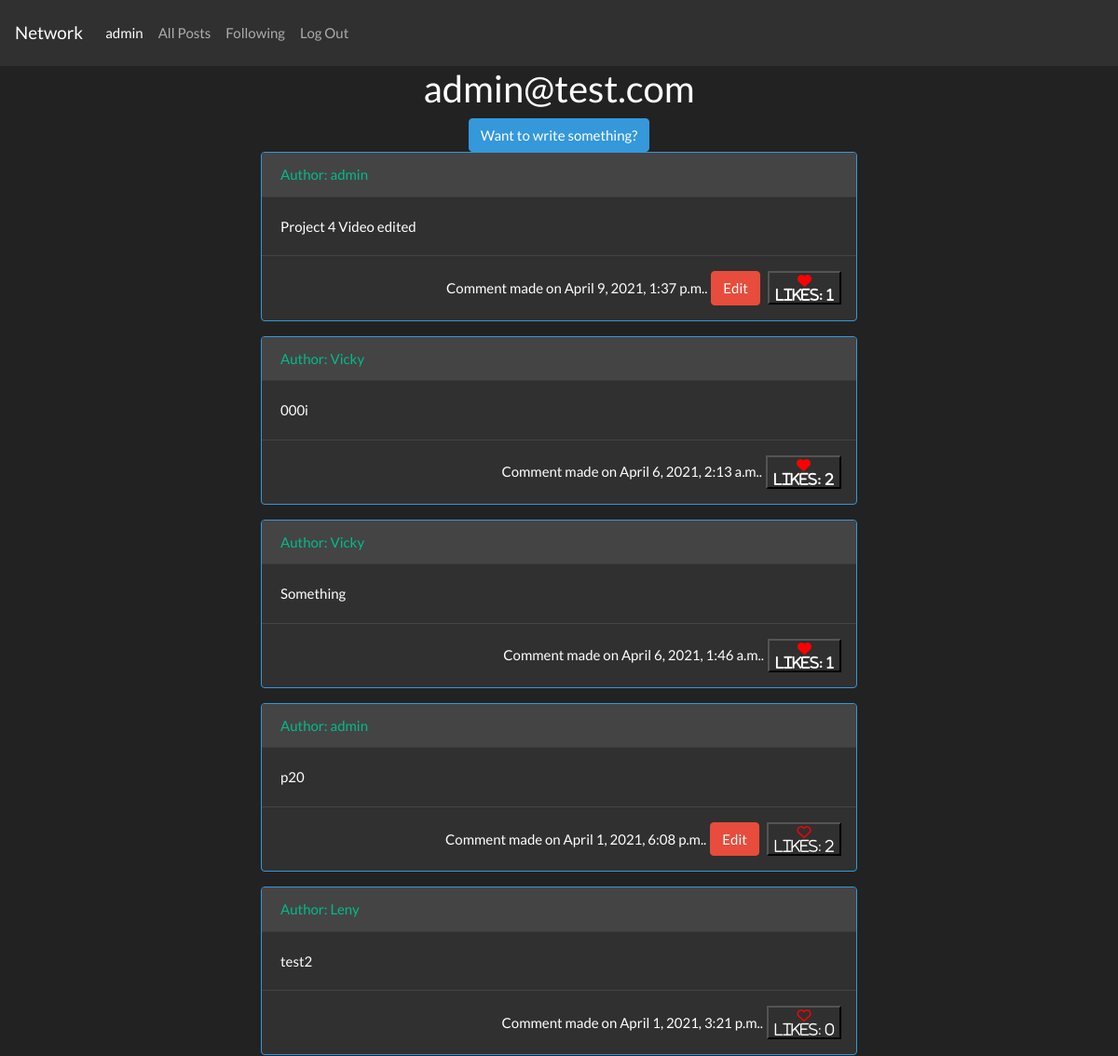
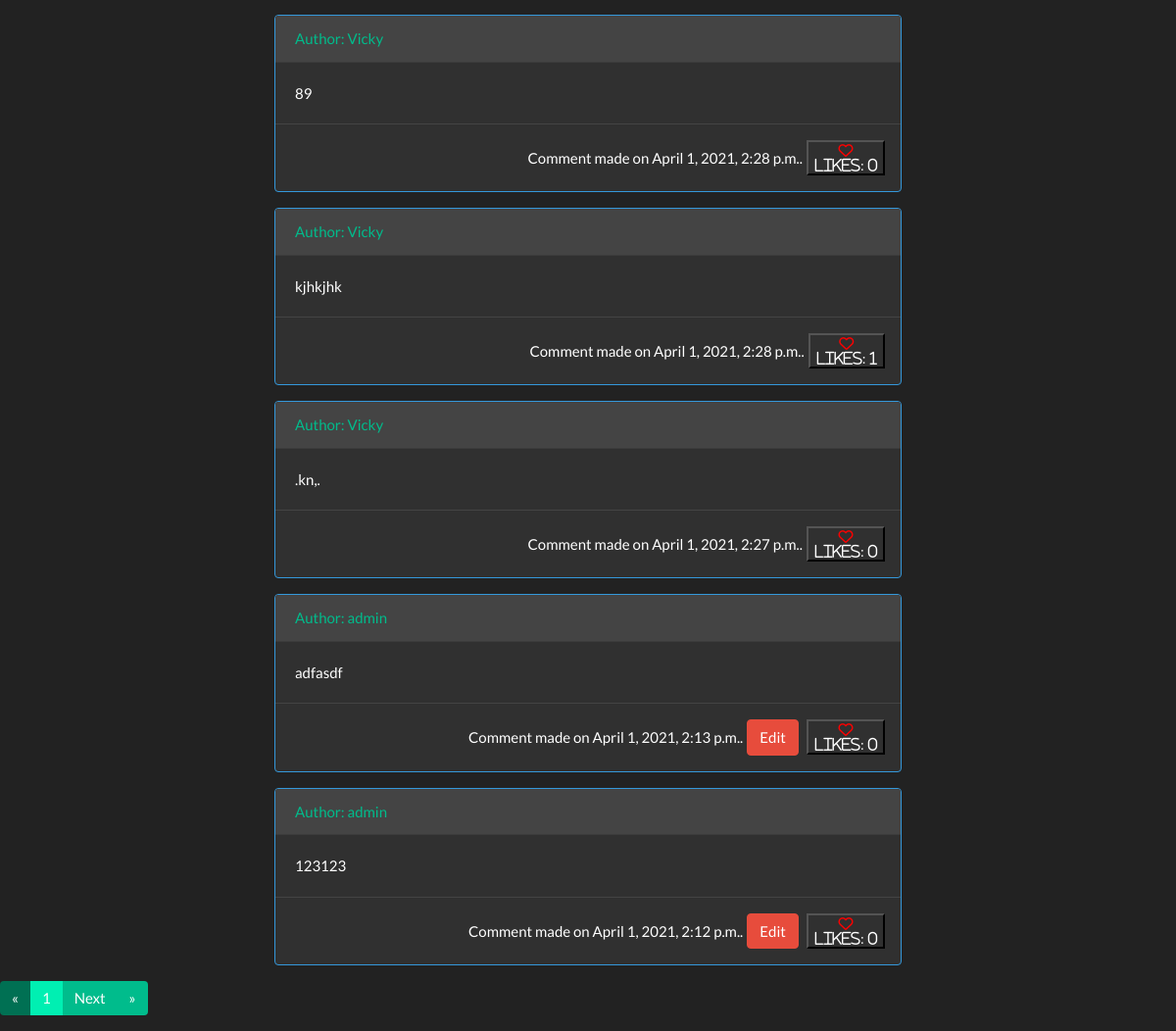
/ (signed in), run on the app's committed database (2 pictures, top to bottom).
### network/models.py (models this page shows, shortened)
class User(AbstractUser):
    pass

class Posts(models.Model):
    postuser = models.ForeignKey("User", on_delete=models.CASCADE, related_name="postuser")
    body = models.TextField(blank=True)
    timestamp = models.DateTimeField(auto_now_add=True)
    likes = models.ManyToManyField("User", blank=True, related_name="likes")

### network/views.py (the view)
# urls.py: path("", views.index, name="index"),
def index(request):
    if request.user.is_authenticated:
        return load_post(request,"index")
    else:
        return HttpResponseRedirect(reverse("login"))

### network/views.py (called while the page is built)
@login_required
def load_post(request, fllw):
    if request.user.is_authenticated:
        if fllw == "following":
            flw=Follow.objects.filter(fuser=request.user)
            posts_view = Posts.objects.filter(postuser__in = flw[0].following.all())
            btnstyle = "text-align: center; display: none;"
        else:
            posts_view = Posts.objects.all()
            btnstyle = "text-align: center; display: block;"
        posts_view = posts_view.order_by("-timestamp").all()
        paginator = Paginator(posts_view, 10)
        page_number = request.GET.get('page')
        page_obj = paginator.get_page(page_number)
        return render(request, "network/index.html", {'page_obj': page_obj,
                "btnstyle":btnstyle})
    else:
        return HttpResponseRedirect(reverse("login"))

### network/templates/network/index.html (shortened to what this page needs)
{% extends "network/layout.html" %}
{% load static %}
{% block body %}
    <h2 style="text-align: center;">{{ request.user.email }}</h2>
    <div id = "btnviewdiv" style="{{btnstyle}}">
        <button id="commentboxbtn" type="button" class="btn btn-info">Want to write something?</button>
    </div>
    <div id="allposts">
      {% for post in page_obj.object_list %}
        <div id="pst{{forloop.counter}}" class= "card border-info mb-3" style="max-width: 40rem; margin:auto" >
          <a class= "card-header" href="/profile/{{post.postuser}}">Author: {{post.postuser}}</a>
          <div class="card-body" id="body{{post.id}}">
            {{post.body}}
          </div>
          <div class="modal-footer" id="footer{{post.id}}">
            Comment made on {{post.timestamp}}.
            {% if post.postuser == request.user %}
              <button id="showedit{{post.id}}" class="btn btn-danger" onclick="showedit({{post.id}})">Edit</button>
            {% endif %}
            {% if request.user in post.likes.all %}
              <button id="btn{{post.id}}" style="background-color: transparent;" class="fas fa-heart" onclick="tlike({{post.id}},{{post.likes.all.count}}, true,{{forloop.counter}})">
                <div id="lk{{post.id}}" style="color: white;">
                  Likes: {{post.likes.all.count}}
                </div>
              </button>
            {% else %}
                <button id="btn{{post.id}}" style="background-color: transparent;" class="far fa-heart" onclick="tlike({{post.id}},{{post.likes.all.count}}, false,{{forloop.counter}})">
                  <div id="lk{{post.id}}" style="color: white;">
                    Likes: {{post.likes.all.count}}
                  </div>
                </button>
            {% endif %}
          </div>
        </div>
      {% endfor %}
    </div>
{% endblock %}

### network/templates/network/layout.html (shortened to what this page needs)
{% load static %}
<!DOCTYPE html>
<html lang="en">
    <head>
        <link rel="stylesheet" href="https://stackpath.bootstrapcdn.com/bootswatch/4.5.2/darkly/bootstrap.min.css">
        <link rel="stylesheet" href="https://stackpath.bootstrapcdn.com/font-awesome/4.7.0/css/font-awesome.min.css">
        <link rel="stylesheet" href="{% static 'network/styles.css' %}">
    </head>
    <body>
        <nav class="navbar navbar-expand-lg navbar-dark bg-dark">
            <a class="navbar-brand" href="{% url 'index' %}">Network</a>
            <div class="collapse navbar-collapse" id="navbarColor02">
              <ul class="navbar-nav mr-auto">
                {% if user.is_authenticated %}
                    <li class="nav-item active">
                        <a class="nav-link" href="http://127.0.0.1:8000/profile/{{user.username}}" name={{user.id}} id="userid">{{ user.username }}
                        </a>
                    </li>
                    <li class="nav-item">
                        <a class="nav-link" href="{% url 'index' %}">All Posts</a>
                    </li>
                    <li class="nav-item">
                        <a class="nav-link" href="/following" id=following>Following</a>
                    </li>
                    <li class="nav-item">
                        <a class="nav-link" href="{% url 'logout' %}">Log Out</a>
                    </li>
                {% endif %}
              </ul>
            </div>
          </nav>
        <div class="body">
            {% block body %}
            {% endblock %}
        </div>
        <div >
            <ul class="pagination">
                    {% if page_obj.has_previous %}
                    <a href="?page=1" class="page-link">&laquo; </a>
                    <a href="?page={{ page_obj.previous_page_number }}" class="page-link">Previous</a>
                    {% else %}
                    <li class="page-item disabled">
                        <a class="page-link" href="#">&laquo; </a>
                    </li>
                    {% endif %}
                        <li class="page-item active">
                            <a class="page-link" href="">{{ page_obj.number }}</a>
                        </li>
                    {% if page_obj.has_next %}
                    <li class="page-item">
                        <a class="page-link" href="?page={{ page_obj.next_page_number }}">Next</a>
                    </li>
                    <li class="page-item">
                        <a class="page-link" href="?page={{ page_obj.paginator.num_pages }}"> &raquo;</a>
                    </li>
                    {%else%}
                        <li class="page-item disabled">
                            <a class="page-link" href="?page={{ page_obj.paginator.num_pages }}"> &raquo;</a>
                        </li>
                    {% endif %}
            </ul>
        </div>
    </body>
</html>

### network/static/network/styles.css (style rules this page uses)
.fa-heart { color: red; cursor: pointer; }

### data on the page
User: username "admin", user.email "admin@test.com"
Posts: postuser "admin", body "Project 4 Video edited", timestamp "April 9, 2021, 1:37 p.m.", likes.all.count "1"
Posts: postuser "Vicky", body "000i", timestamp "April 6, 2021, 2:13 a.m.", likes.all.count "2"
Posts: postuser "Vicky", body "Something", timestamp "April 6, 2021, 1:46 a.m.", likes.all.count "1"
Posts: postuser "admin", body "p20", timestamp "April 1, 2021, 6:08 p.m.", likes.all.count "2"
Posts: postuser "Leny", body "test2", timestamp "April 1, 2021, 3:21 p.m.", likes.all.count "0"
Posts: postuser "Vicky", body "89", timestamp "April 1, 2021, 2:28 p.m.", likes.all.count "0"
Posts: postuser "Vicky", body "kjhkjhk", timestamp "April 1, 2021, 2:28 p.m.", likes.all.count "1"
Posts: postuser "Vicky", body ".kn,.", timestamp "April 1, 2021, 2:27 p.m.", likes.all.count "0"
Posts: postuser "admin", body "adfasdf", timestamp "April 1, 2021, 2:13 p.m.", likes.all.count "0"
Posts: postuser "admin", body "123123", timestamp "April 1, 2021, 2:12 p.m.", likes.all.count "0"

### other printed values
{{ page_obj.number }} "1"
